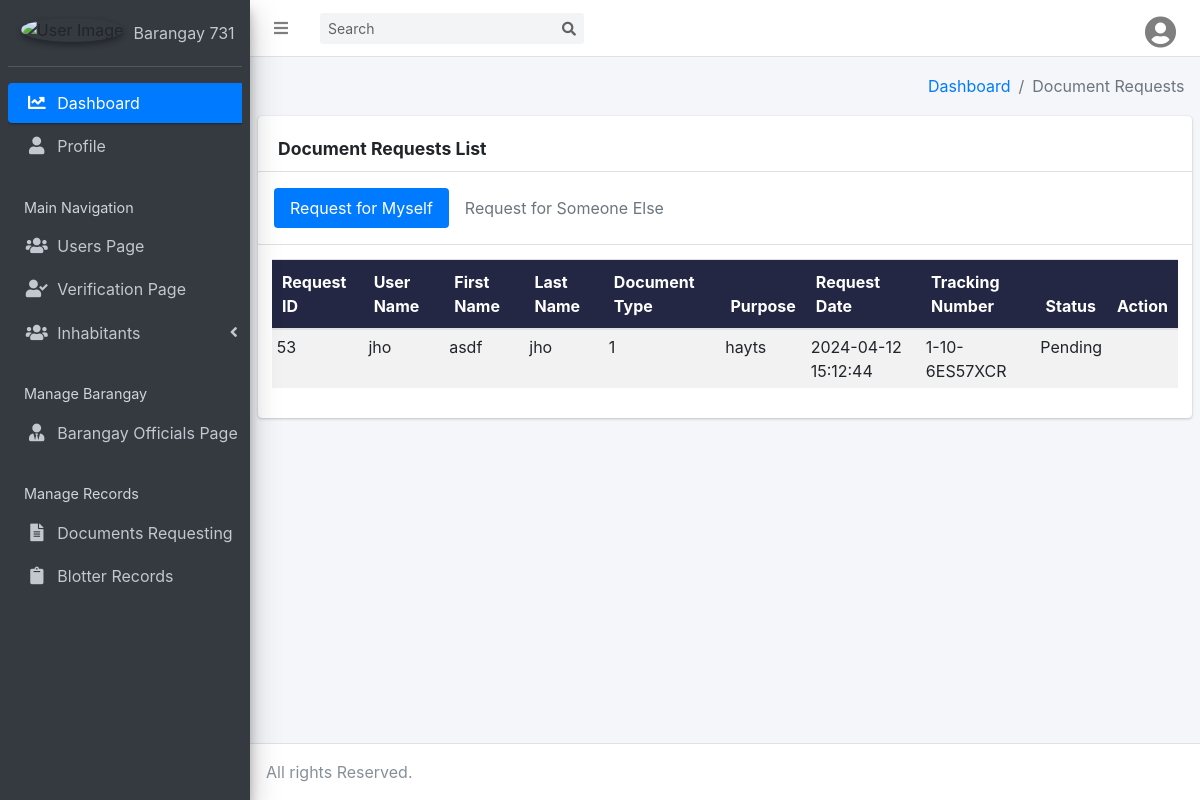
/viewRequests.php?filter=active, run on the app's committed database.
### tables this page shows
CREATE TABLE `request_tbl` (
  `RequestId` int(11) NOT NULL,
  `UserId` int(11) DEFAULT NULL,
  `ResidentID` int(11) NOT NULL,
  `DocuType` varchar(255) DEFAULT NULL,
  `RequestFor` varchar(255) NOT NULL DEFAULT 'Self',
  `RelationshipWith` varchar(255) NOT NULL DEFAULT 'Self',
  `Purpose` varchar(255) DEFAULT NULL,
  `RequestDate` datetime NOT NULL,
  `ExpiryDate` date DEFAULT NULL,
  `TrackingNumber` varchar(255) NOT NULL,
  `Status` varchar(50) DEFAULT NULL
);

CREATE TABLE `users_tbl` (
  `UserID` int(11) NOT NULL,
  `ResidentID` int(11) NOT NULL,
  `FirstName` varchar(255) NOT NULL,
  `LastName` varchar(255) NOT NULL,
  `MiddleName` varchar(255) DEFAULT NULL,
  `Suffix` varchar(10) NOT NULL,
  `Username` varchar(255) NOT NULL,
  `Password` varchar(255) NOT NULL,
  `Email` varchar(255) NOT NULL,
  `Phone` varchar(20) DEFAULT NULL,
  `RegistrationDate` date DEFAULT NULL,
  `Image` varchar(255) NOT NULL,
  `RoleID` int(11) DEFAULT NULL,
  `IsActive` tinyint(1) NOT NULL,
  `IsVerified` tinyint(1) NOT NULL
);

### viewRequests.php (the view, shortened to what this page needs)
<?php
require "includes/dbhandler.inc.php";
$sql1 = "SELECT request_tbl.*, users_tbl.*
FROM request_tbl
INNER JOIN users_tbl ON request_tbl.UserId = users_tbl.UserID";
$result1 = mysqli_query($conn, $sql1);
$rows1 = [];
if ($result1 && mysqli_num_rows($result1) > 0) {
  while ($row = mysqli_fetch_assoc($result1)) {
    $rows1[] = $row;
  }
}
?>
<!DOCTYPE html>
<html>
<head>
  <link rel="stylesheet" href="adminfiles/plugins/fontawesome-free/css/all.min.css">
  <link rel="stylesheet" href="https://code.ionicframework.com/ionicons/2.0.1/css/ionicons.min.css">
  <link rel="stylesheet" href="adminfiles/dist/css/adminlte.min.css">
  <link rel="stylesheet" href="adminfiles/plugins/overlayScrollbars/css/OverlayScrollbars.min.css">
  <link href="https://cdn.datatables.net/2.0.3/css/dataTables.bootstrap4.css" rel="stylesheet">
  <link href="https://cdn.datatables.net/buttons/3.0.1/css/buttons.bootstrap4.css" rel="stylesheet">
  <link rel="stylesheet" href="adminfiles/dist/css/ogcss.css">
</head>
<body class="hold-transition sidebar-mini">
  <div class="wrapper">
    <nav class="main-header navbar navbar-expand navbar-white navbar-light">
      <ul class="navbar-nav">
        <li class="nav-item">
          <a class="nav-link" data-widget="pushmenu" href="#"><i class="fas fa-bars"></i></a>
        </li>
      </ul>
      <form class="form-inline ml-3">
        <div class="input-group input-group-sm">
          <input class="form-control form-control-navbar" type="search" placeholder="Search" aria-label="Search">
          <div class="input-group-append">
            <button class="btn btn-navbar" type="submit">
              <i class="fas fa-search"></i>
            </button>
          </div>
        </div>
      </form>
      <ul class="navbar-nav ml-auto">
        <li class="nav-item dropdown">
          <a class="nav-link" data-toggle="dropdown" href="#">
            <i class="fas fa-user-circle fa-2x"></i>
          </a>
        </li>
      </ul>
    </nav>
    <aside class="main-sidebar sidebar-dark-primary elevation-4">
      <div class="sidebar">
        <div class="user-panel mt-3 pb-3 mb-3 d-flex">
          <div class="image">
            <img src="builtimages/left_logo.png" class="img-circle elevation-2" alt="User Image">
          </div>
          <div class="info">
            <a href="#" class="d-block">Barangay 731</a>
          </div>
        </div>
        <nav class="mt-2">
          <ul class="nav nav-pills nav-sidebar flex-column" data-widget="treeview" role="menu" data-accordion="false">
            <li class="nav-item has-treeview menu-open">
              <a href="AdminDashboard.php" class="nav-link active">
                <i class="fas fa-chart-line nav-icon"></i>
                <p>Dashboard</p>
              </a>
            </li>
            <li class="nav-item">
              <a href="adminProfile.php" class="nav-link">
                <i class="fas fa-user nav-icon"></i>
                <p>Profile</p>
              </a>
            </li>
            <li class="nav-header">Main Navigation</li>
            <li class="nav-item">
              <a href="UsersList.php" class="nav-link">
                <i class="fas fa-users nav-icon"></i>
                <p>Users Page</p>
              </a>
            </li>
            <li class="nav-item">
              <a href="VerificationPage.php" class="nav-link">
                <i class="fas fa-user-check nav-icon"></i>
                <p>Verification Page</p>
              </a>
            </li>
            <li class="nav-item has-treeview">
              <a href="#" class="nav-link">
                <i class="fas fa-users nav-icon"></i>
                <p>
                  Inhabitants
                  <i class="fas fa-angle-left right"></i>
                </p>
              </a>
            </li>
            <li class="nav-header">Manage Barangay</li>
            <li class="nav-item">
              <a href="barangayOfficials.php" class="nav-link">
                <i class="fas fa-user-tie nav-icon"></i>
                <p>Barangay Officials Page</p>
              </a>
            </li>
            <li class="nav-header">Manage Records</li>
            <li class="nav-item">
              <a href="viewRequests.php" class="nav-link">
                <i class="fas fa-file-alt nav-icon"></i>
                <p>Documents Requesting</p>
              </a>
            </li>
            <li class="nav-item">
              <a href="viewBlotterRecords.php" class="nav-link">
                <i class="fas fa-clipboard nav-icon"></i>
                <p>Blotter Records</p>
              </a>
            </li>
          </ul>
        </nav>
      </div>
    </aside>
    <div class="content-wrapper">
      <section class="content-header">
        <div class="container-fluid">
          <div class="row">
            <div class="col-sm-6">
            </div>
            <div class="col-sm-6">
              <ol class="breadcrumb float-sm-right">
                <li class="breadcrumb-item"><a href="AdminDashboard.php">Dashboard</a></li>
                <li class="breadcrumb-item active">Document Requests</li>
              </ol>
            </div>
          </div>
        </div>
      </section>
      <section class="content">
        <div class="row">
          <div class="col-12">
            <div class="card">
              <div class="card-header">
                <h3 class="card-title" style="font-weight: bold; margin-top: 10px;"> Document Requests List</h3>
              </div>
              <div class="card-header p-3">
                <ul class="nav nav-pills">
                  <li class="nav-item"><a class="nav-link active" href="#settings" data-toggle="tab">Request for Myself</a></li>
                  <li class="nav-item"><a class="nav-link" href="#timeline" data-toggle="tab">Request for Someone Else</a></li>
                </ul>
              </div>
              <div class="card-body">
                <div class="tab-content">
                  <div class="tab-pane active" id="settings">
                    <div class="table-responsive">
                      <table id="viewrequestsdt" style="width: 100% !important;" class="table table-sm table-striped table-hover">
                        <thead>
                          <tr>
                            <th>Request ID</th>
                            <th>User Name</th>
                            <th>First Name</th>
                            <th>Last Name</th>
                            <th>Document Type</th>
                            <th>Purpose</th>
                            <th>Request Date</th>
                            <th>Tracking Number</th>
                            <th>Status</th>
                            <th class="action-header">Action</th>
                          </tr>
                        </thead>
                        <tbody>
                          <?php foreach ($rows1 as $row) : ?>
                            <tr class='bg-2'>
                              <td><?php echo $row["RequestId"]; ?></td>
                              <td><?php echo $row["Username"]; ?></td>
                              <td><?php echo $row["FirstName"]; ?></td>
                              <td><?php echo $row["LastName"]; ?></td>
                              <td><?php echo $row["DocuType"]; ?></td>
                              <td><?php echo $row["Purpose"]; ?></td>
                              <td><?php echo $row["RequestDate"]; ?></td>
                              <td><?php echo $row["TrackingNumber"]; ?></td>
                              <td><?php echo $row["Status"]; ?></td>
                              <td class='action-buttons'>
                              </td>
                            </tr>
                          <?php endforeach; ?>
                        </tbody>
                      </table>
                    </div>
                  </div>
                </div>
              </div>
            </div>
          </div>
        </div>
      </section>
    </div>
      <footer class="main-footer no-print">
        All rights Reserved.
      </footer>
    </div>
  </body>
  </html>

### data on the page
request_tbl: RequestId "53", UserId.Username "jho", UserId.FirstName "asdf", UserId.LastName "jho", DocuType "1", Purpose "hayts", RequestDate "2024-04-12 15:12:44", TrackingNumber "1-10-6ES57XCR", Status "Pending"
